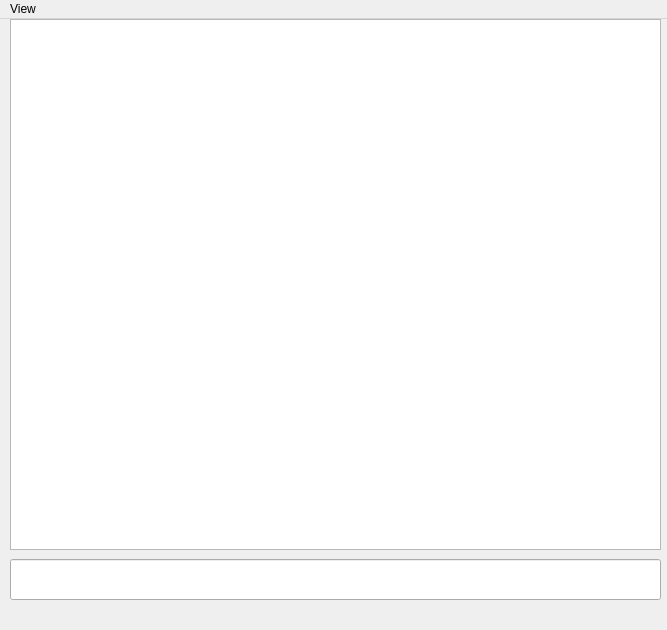
<?xml version="1.0" encoding="UTF-8"?>
<ui version="4.0">
 <class>MainWindow</class>
 <widget class="QMainWindow" name="MainWindow">
  <property name="geometry">
   <rect>
    <x>0</x>
    <y>0</y>
    <width>667</width>
    <height>630</height>
   </rect>
  </property>
  <property name="windowTitle">
   <string>MainWindow</string>
  </property>
  <widget class="QWidget" name="centralWidget">
   <widget class="QPlainTextEdit" name="plainTextEdit">
    <property name="geometry">
     <rect>
      <x>10</x>
      <y>0</y>
      <width>651</width>
      <height>531</height>
     </rect>
    </property>
    <property name="readOnly">
     <bool>true</bool>
    </property>
   </widget>
   <widget class="QLineEdit" name="lineEdit">
    <property name="geometry">
     <rect>
      <x>10</x>
      <y>540</y>
      <width>651</width>
      <height>41</height>
     </rect>
    </property>
   </widget>
  </widget>
  <widget class="QMenuBar" name="menuBar">
   <property name="geometry">
    <rect>
     <x>0</x>
     <y>0</y>
     <width>667</width>
     <height>39</height>
    </rect>
   </property>
   <widget class="QMenu" name="menufile">
    <property name="title">
     <string>View</string>
    </property>
    <addaction name="actionKeypad"/>
    <addaction name="actionVariables"/>
   </widget>
   <addaction name="menufile"/>
  </widget>
  <action name="actionKeypad">
   <property name="checkable">
    <bool>true</bool>
   </property>
   <property name="checked">
    <bool>true</bool>
   </property>
   <property name="text">
    <string>Keypad</string>
   </property>
   <property name="shortcut">
    <string>Ctrl+K</string>
   </property>
  </action>
  <action name="actionVariables">
   <property name="checkable">
    <bool>true</bool>
   </property>
   <property name="checked">
    <bool>true</bool>
   </property>
   <property name="text">
    <string>Variables</string>
   </property>
  </action>
 </widget>
 <layoutdefault spacing="6" margin="11"/>
 <resources/>
 <connections/>
</ui>
